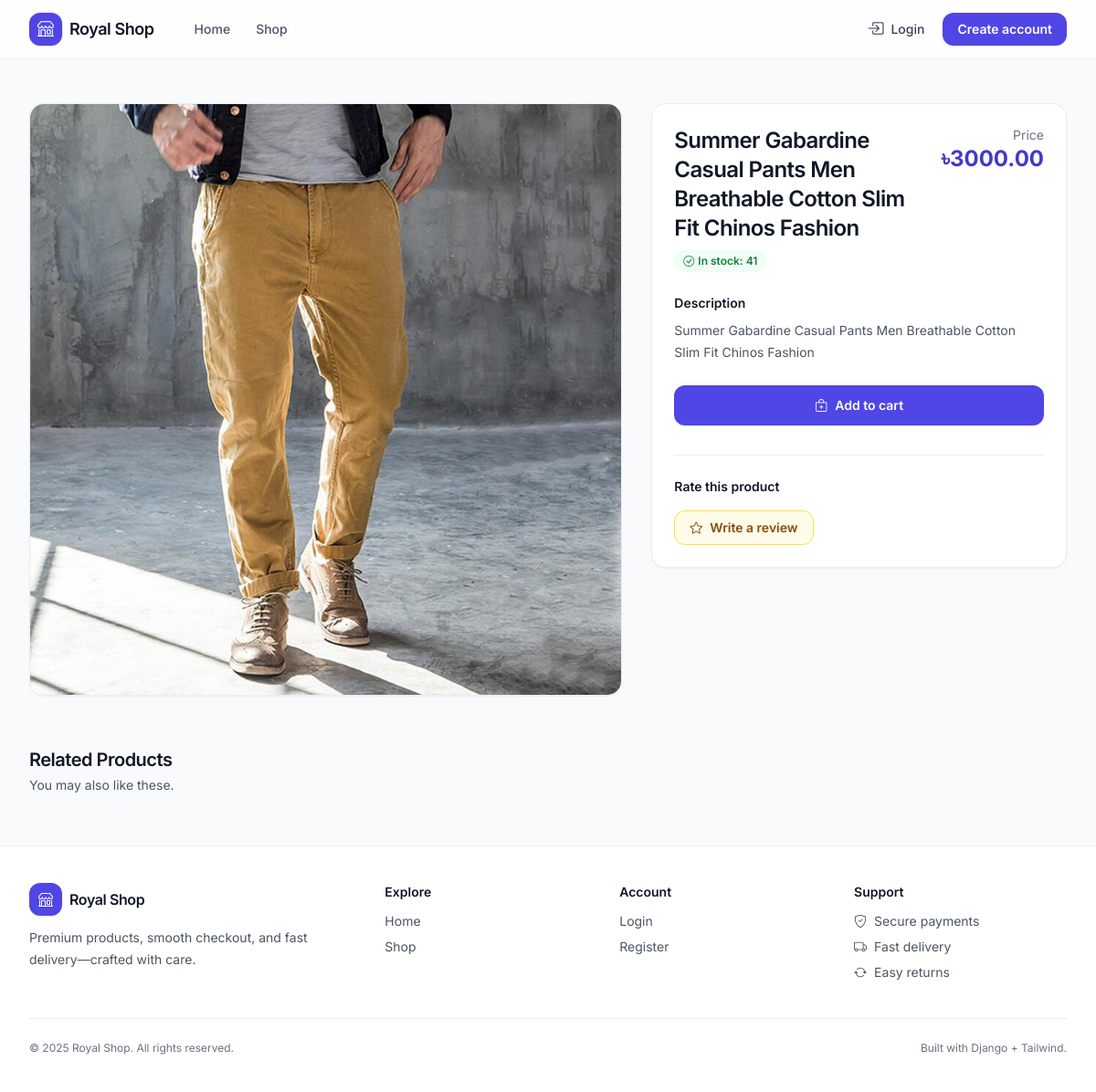
Page /products/detail/summer-gabardine-casual-pants-men-breathable-cotton-slim-fit-chinos-fashion/ on the committed database.
### shop/models.py (models this page shows, shortened)
class Product(models.Model):
    name = models.CharField(max_length=100)
    slug = models.SlugField(max_length=200, unique=True)
    category = models.ForeignKey(Category, on_delete=models.CASCADE, related_name='products')
    description = models.TextField()
    price = models.DecimalField(max_digits=10, decimal_places=2)
    stock = models.PositiveBigIntegerField(default=1)
    available = models.BooleanField(default=True)
    created_at = models.DateTimeField(auto_now_add=True)
    updated_at = models.DateTimeField(auto_now=True)
    image = models.ImageField(upload_to='products/%Y/%m/%d')

### shop/views.py (the view)
# urls.py: path('products/detail/<slug:slug>/', views.product_detail, name="product_detail"),
def product_detail(request, slug):
    product = get_object_or_404(Product, slug = slug, available = True)
    related_products = Product.objects.filter(category = product.category).exclude(id=product.id)
    user_rating = None
    if request.user.is_authenticated:
        try:
            user_rating = Rating.objects.get(product=product, user=request.user)
        except Rating.DoesNotExist:
            pass
    rating_form = RatingForm(instance=user_rating)
    return render(request, 'shop/product_detail.html', {
        'product' :product,
        'related_products' : related_products,
        'user_rating' : user_rating,
        'rating_form' : rating_form
    })

### shop/context_processors.py (called while the page is built)
def cart_items_count(request):
    if request.user.is_authenticated:
        try:
            cart = Cart.objects.get(user=request.user)
            return {'cart_items_count' : cart.get_total_items()}
        except Cart.DoesNotExist:
            {'cart_items_count' : 0}
    return {'cart_items_count' : 0}

### templates/shop/product_detail.html (shortened to what this page needs)
{% extends 'base.html' %}
{% block content %}
<div class="grid gap-8 lg:grid-cols-12">
    <div class="lg:col-span-7">
        <div class="overflow-hidden rounded-2xl border border-gray-200/70 bg-white shadow-sm">
            <div class="bg-gray-50">
                <div class="aspect-square w-full overflow-hidden">
                    {% if product.image %}
                    <img src="{{ product.image.url }}" alt="{{ product.name }}" class="h-full w-full object-cover object-center">
                    {% else %}
                    <div class="flex h-full w-full items-center justify-center text-gray-400">
                        <i class="bi bi-image text-4xl"></i>
                    </div>
                    {% endif %}
                </div>
            </div>
        </div>
    </div>
    <div class="lg:col-span-5">
        <div class="rounded-2xl border border-gray-200/70 bg-white p-6 shadow-sm lg:sticky lg:top-24">
            <div class="flex items-start justify-between gap-4">
                <div>
                    <h1 class="text-2xl font-semibold tracking-tight text-gray-900">{{ product.name }}</h1>
                    <div class="mt-2 flex flex-wrap items-center gap-2">
                        {% if product.stock > 0 %}
                        <span class="inline-flex items-center gap-1 rounded-full bg-green-50 px-2.5 py-1 text-xs font-semibold text-green-700">
                            <i class="bi bi-check-circle"></i>
                            In stock: {{ product.stock }}
                        </span>
                        {% else %}
                        <span class="inline-flex items-center gap-1 rounded-full bg-red-50 px-2.5 py-1 text-xs font-semibold text-red-700">
                            <i class="bi bi-x-circle"></i>
                            Out of stock
                        </span>
                        {% endif %}
                    </div>
                </div>
                <div class="text-right">
                    <p class="text-sm text-gray-500">Price</p>
                    <p class="text-2xl font-bold text-brand-700">৳{{ product.price }}</p>
                </div>
            </div>
            <div class="mt-6">
                <h2 class="text-sm font-semibold text-gray-900">Description</h2>
                <p class="mt-2 text-sm leading-6 text-gray-600">{{ product.description }}</p>
            </div>
            <div class="mt-6">
                <a href="{% url 'cart_add' product.id %}" class="inline-flex w-full items-center justify-center gap-2 rounded-xl bg-brand-600 px-4 py-3 text-sm font-semibold text-white shadow-sm hover:bg-brand-700 transition">
                    <i class="bi bi-bag-plus"></i>
                    Add to cart
                </a>
            </div>
            <div class="mt-8 border-t border-gray-200/70 pt-6">
                <h3 class="text-sm font-semibold text-gray-900">Rate this product</h3>
                <a href="{% url 'rate_product' product.id %}" class="mt-4 inline-flex items-center gap-2 rounded-xl border border-yellow-300 bg-yellow-50 px-4 py-2 text-sm font-semibold text-yellow-800 hover:bg-yellow-100 transition">
                    <i class="bi bi-star"></i>
                    Write a review
                </a>
            </div>
        </div>
    </div>
</div>
<div class="mt-14">
    <div class="flex items-end justify-between gap-4">
        <div>
            <h3 class="text-xl font-semibold tracking-tight text-gray-900">Related Products</h3>
            <p class="mt-1 text-sm text-gray-600">You may also like these.</p>
        </div>
    </div>
</div>
{% endblock %}

### templates/base.html (style rules this page uses)
body { font-family: Inter, ui-sans-serif, system-ui, -apple-system, Segoe UI, Roboto, Helvetica, Arial, "Apple Color Emoji","Segoe UI Emoji"; }

### rows in the picture
Product: image (picture), name "Summer Gabardine Casual Pants Men Breathable Cotton Slim Fit Chinos Fashion", stock "41", price "3000.00", description "Summer Gabardine Casual Pants Men Breathable Cotton Slim Fit Chinos Fashion"
